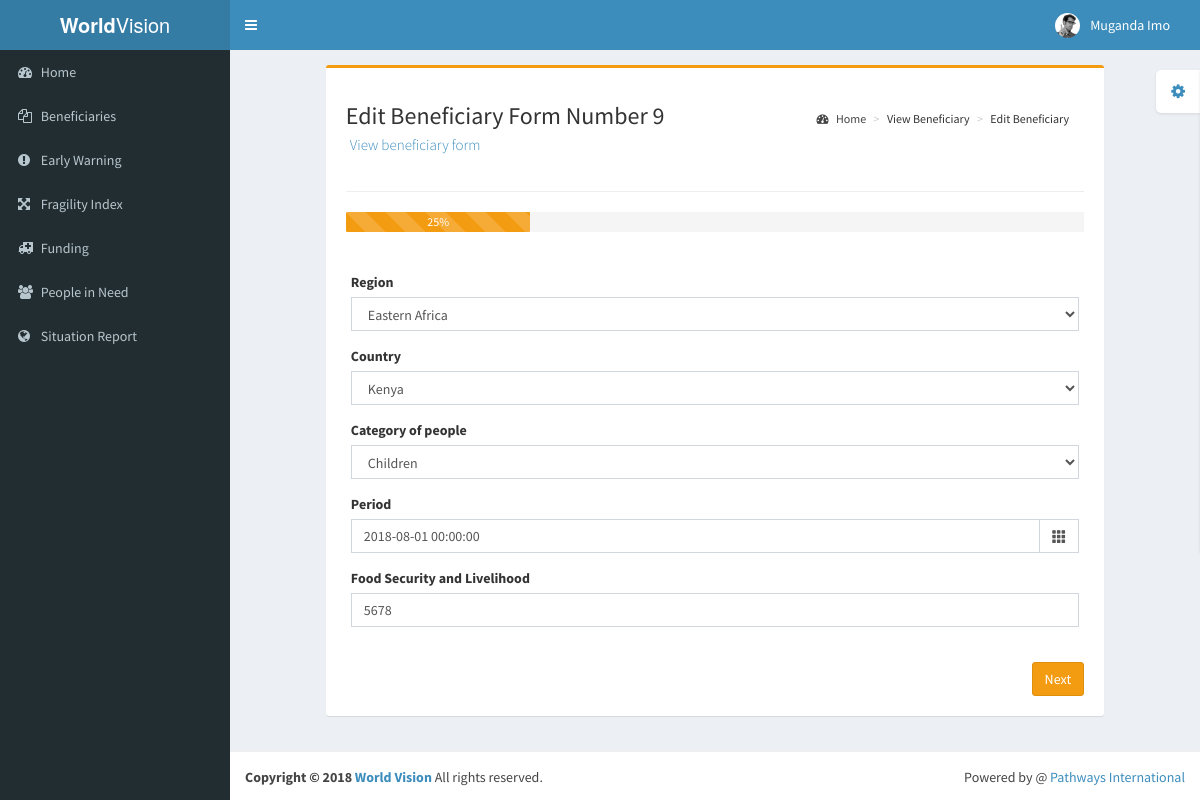
/update_beneficiary?editbeneficiary=9, run on the app's committed database.
### tables this page shows
CREATE TABLE `beneficiaries` (
  `ben_id` int(11) NOT NULL,
  `region` text NOT NULL,
  `country` text NOT NULL,
  `people` text NOT NULL,
  `b_date` datetime NOT NULL,
  `f_security` int(11) NOT NULL,
  `f_assistance` int(11) NOT NULL,
  `wash` int(11) NOT NULL,
  `e_protection` int(11) NOT NULL,
  `education` int(11) NOT NULL,
  `h_nutrition` int(11) NOT NULL,
  `health` int(11) NOT NULL,
  `protection` int(11) NOT NULL,
  `nutrition` int(11) NOT NULL,
  `m_prevention` int(11) NOT NULL,
  `non_food` int(11) NOT NULL,
  `updated_time` timestamp NOT NULL DEFAULT CURRENT_TIMESTAMP
);

### update_beneficiary.php (the view, shortened to what this page needs)
<?php
include "pages/includes/header.php";
$benid = $_GET['editbeneficiary'];
?>
<?php
$query = "SELECT * FROM beneficiaries WHERE ben_id = $benid";
$editbenresult = mysqli_query($connection,$query);
while ($row = mysqli_fetch_assoc($editbenresult)) {
					$id = $row["ben_id"];
					$region = $row["region"];
					$country = $row["country"];
					$people = $row["people"];
					$date = $row["b_date"];
					$foodsecuritylivelihood = $row["f_security"];
}
?>
		<div class="row">
            <div class="col-md-10 col-md-offset-1">
			<div class="box box-warning">
                <div class="box-body">
                			<section class="content-header">
	          <h1>
	            Edit Beneficiary Form <?php echo "  Number ".$id ?><br>
	            <small><a href="viewbeneficiary.php">View beneficiary form</small>
	          </h1>
	          <ol class="breadcrumb">
	            <li><a href="index.php"><i class="fa fa-dashboard"></i> Home</a></li>
	            <li class="viewbeneficiary.php">View Beneficiary</li>
	            <li class="editbeneficiary.php">Edit Beneficiary</li>
	          </ol>
        </section>
		<hr>
                				<div class="progress">
									<div class="progress-bar progress-bar-warning progress-bar-striped active" id="benprogressbar" role="progressbar" aria-valuemin="0" aria-valuemax="100"></div>
								</div>
                  	<form class="form-horizontal form" method="post" role="form">
                  		<div class="box-body">
							  <div class="step">
											<div class="form-group">
												    <label for="Region">Region</label>
												    <select class="form-control select2 select2-hidden-accessible" name="region" id="region">
												    	<option selected><?php echo $region?></option>
												</select>
											</div>
											<div class="form-group">
												    <label for="Country">Country</label>
												    <select class="form-control select2 select2-hidden-accessible" name="country" id="country">
														<option selected><?php echo $country ?></option>
													</select>
											</div>
										    <div class="form-group">
												    <label for="Category" >Category of people</label>
												    <select class="form-control select2 select2-hidden-accessible" name="people" id="people">
														<option selected><?php echo $people ?></option>
													</select>
											</div>
											<div class="form-group">
								                <label>Period</label>
											            <div class="input-group date">
											                <input type="text" class="form-control required" id="add-ben-date" name="add-ben-date" value="<?php echo $date ?>">
											                <div class="input-group-addon">
											                    <span class="glyphicon glyphicon-th"></span>
											                </div>
											            </div>
									        </div>
											<div class="form-group">
												    <label for="Security">Food Security and Livelihood</label>
													<input type="number" class="form-control required" name="foodsecuritylivelihood" id="foodsecuritylivelihood" placeholder="Food Security and Livelihood" value="<?php echo $foodsecuritylivelihood ?>">
											</div>
								</div>
								</div>
								<div class="row">
									<div class="col-sm-12">
										<div class="pull-right">
											<button type="button" class="action btn-warning text-capitalize next btn">Next</button>
										</div>
									</div>
								</div>
					</div>
                </div>
              </div>
          </div>
      </div>
<?php
include "pages/includes/footer.php";
?>

### data on the page
beneficiaries: ben_id "9", region "Eastern Africa", country "Kenya", people "Children", add-ben-date "2018-08-01 00:00:00", foodsecuritylivelihood "5678"
